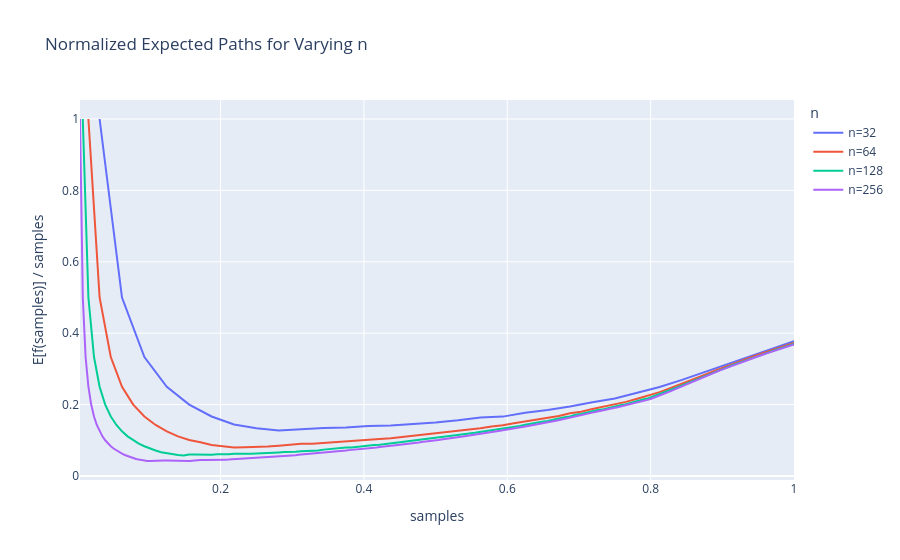

The cell this chart's notebook holds for it:
### Code cell
import random

random.seed(0)


def random_functional_graph(n):
    return [random.randrange(n) for _ in range(n)]


def orbit_path(start, nxt, alive):
    seen = {}
    path = []
    cur = start
    while alive[cur] and cur not in seen:
        seen[cur] = len(path)
        path.append(cur)
        cur = nxt[cur]
    return path


# seems like this really is the best sampling scheme (althrough the specific implementation could be optimized) the only thing to consider is balance of path lengths
# TODO: this could be proven to be optimal by taking a theoretical optimal bound and showing that this scheme achieves it
#   - althrough i cannot find a fine closed form for the plot in terms of s, n
def greedy_longest_paths(nxt):
    n = len(nxt)
    alive = [True] * n
    remaining = n
    path_lengths = []

    while remaining > 0:
        best_path = None
        best_len = -1
        for s in range(n):
            if not alive[s]:
                continue
            p = orbit_path(s, nxt, alive)
            if len(p) > best_len:
                best_len = len(p)
                best_path = p

        for v in best_path:
            if alive[v]:
                alive[v] = False
                remaining -= 1

        path_lengths.append(len(best_path))
    return path_lengths


def f_from_lengths(path_lengths, n):
    vals = [0] * (n + 1)
    total = 0
    prev = 1
    for i, L in enumerate(path_lengths, start=1):
        total += L
        upto = min(total, n)
        for s in range(prev, upto + 1):
            vals[s] = i
        prev = upto + 1
        if prev > n:
            break
    return vals


def expected_ratio(n=1000, trials=100):
    acc = [0.0] * (n + 1)
    for _ in range(trials):
        nxt = random_functional_graph(n)
        lengths = greedy_longest_paths(nxt)
        vals = f_from_lengths(lengths, n)
        for i in range(1, n + 1):
            acc[i] += vals[i] / i
    return [x / trials for x in acc]


# plot with varing n and plotly
import plotly.graph_objects as go


def plot_expected_ratios(n_values, trials=100):
    fig = go.Figure()
    for n in n_values:
        ratio = expected_ratio(n, trials)
        fig.add_trace(
            go.Scatter(
                x=[i / n for i in range(1, n + 1)],
                y=ratio[1:],
                mode="lines",
                name=f"n={n}",
            )
        )
    fig.update_layout(
        title="Normalized Expected Paths for Varying n",
        xaxis_title="samples",
        yaxis_title="E[f(samples)] / samples",
        legend_title="n",
    )
    fig.show()


n_values = [32, 64, 128, 256]
plot_expected_ratios(n_values, trials=100)

### Figure 1 — Plotly figure (JSON) as saved in the notebook; plotly's stock layout.template omitted (floating-point values rounded to 4 significant figures; data arrays with more than 128 entries replaced by an {"elided": "..."} marker saying what was removed)
{"data": [{"mode": "lines", "name": "n=32", "type": "scatter", "x": [0.03125, 0.0625, 0.09375, 0.125, 0.1562, 0.1875, 0.2188, 0.25, 0.2812, 0.3125, 0.3438, 0.375, 0.4062, 0.4375, 0.4688, 0.5, 0.5312, 0.5625, 0.5938, 0.625, 0.6562, 0.6875, 0.7188, 0.75, 0.7812, 0.8125, 0.8438, 0.875, 0.9062, 0.9375, 0.9688, 1], "y": [1, 0.5, 0.3333, 0.25, 0.2, 0.1667, 0.1443, 0.1338, 0.1278, 0.132, 0.1345, 0.1358, 0.14, 0.1414, 0.1453, 0.15, 0.1559, 0.1639, 0.1663, 0.177, 0.1848, 0.1945, 0.2065, 0.2171, 0.2332, 0.2492, 0.2693, 0.2911, 0.3145, 0.3363, 0.3577, 0.3778]}, {"mode": "lines", "name": "n=64", "type": "scatter", "x": [0.01562, 0.03125, 0.04688, 0.0625, 0.07812, 0.09375, 0.1094, 0.125, 0.1406, 0.1562, 0.1719, 0.1875, 0.2031, 0.2188, 0.2344, 0.25, 0.2656, 0.2812, 0.2969, 0.3125, 0.3281, 0.3438, 0.3594, 0.375, 0.3906, 0.4062, 0.4219, 0.4375, 0.4531, 0.4688, 0.4844, 0.5, 0.5156, 0.5312, 0.5469, 0.5625, 0.5781, 0.5938, 0.6094, 0.625, 0.6406, 0.6562, 0.6719, 0.6875, 0.7031, 0.7188, 0.7344, 0.75, 0.7656, 0.7812, 0.7969, 0.8125, 0.8281, 0.8438, 0.8594, 0.875, 0.8906, 0.9062, 0.9219, 0.9375, 0.9531, 0.9688, 0.9844, 1], "y": [1, 0.5, 0.3333, 0.25, 0.2, 0.1667, 0.1429, 0.125, 0.1111, 0.101, 0.09455, 0.08667, 0.08308, 0.08, 0.08067, 0.08125, 0.08235, 0.085, 0.08737, 0.0905, 0.09048, 0.09227, 0.09609, 0.09667, 0.0996, 0.1004, 0.1033, 0.1057, 0.1093, 0.1133, 0.1158, 0.1191, 0.1221, 0.1262, 0.1297, 0.1339, 0.1389, 0.1424, 0.1479, 0.1528, 0.1571, 0.1633, 0.1681, 0.1759, 0.1802, 0.1876, 0.1936, 0.2004, 0.2076, 0.2166, 0.2249, 0.2348, 0.2466, 0.2581, 0.2711, 0.283, 0.2954, 0.3076, 0.3193, 0.3307, 0.3416, 0.3523, 0.3625, 0.3725]}, {"mode": "lines", "name": "n=128", "type": "scatter", "x": [0.007812, 0.01562, 0.02344, 0.03125, 0.03906, 0.04688, 0.05469, 0.0625, 0.07031, 0.07812, 0.08594, 0.09375, 0.1016, 0.1094, 0.1172, 0.125, 0.1328, 0.1406, 0.1484, 0.1562, 0.1641, 0.1719, 0.1797, 0.1875, 0.1953, 0.2031, 0.2109, 0.2188, 0.2266, 0.2344, 0.2422, 0.25, 0.2578, 0.2656, 0.2734, 0.2812, 0.2891, 0.2969, 0.3047, 0.3125, 0.3203, 0.3281, 0.3359, 0.3438, 0.3516, 0.3594, 0.3672, 0.375, 0.3828, 0.3906, 0.3984, 0.4062, 0.4141, 0.4219, 0.4297, 0.4375, 0.4453, 0.4531, 0.4609, 0.4688, 0.4766, 0.4844, 0.4922, 0.5, 0.5078, 0.5156, 0.5234, 0.5312, 0.5391, 0.5469, 0.5547, 0.5625, 0.5703, 0.5781, 0.5859, 0.5938, 0.6016, 0.6094, 0.6172, 0.625, 0.6328, 0.6406, 0.6484, 0.6562, 0.6641, 0.6719, 0.6797, 0.6875, 0.6953, 0.7031, 0.7109, 0.7188, 0.7266, 0.7344, 0.7422, 0.75, 0.7578, 0.7656, 0.7734, 0.7812, 0.7891, 0.7969, 0.8047, 0.8125, 0.8203, 0.8281, 0.8359, 0.8438, 0.8516, 0.8594, 0.8672, 0.875, 0.8828, 0.8906, 0.8984, 0.9062, 0.9141, 0.9219, 0.9297, 0.9375, 0.9453, 0.9531, 0.9609, 0.9688, 0.9766, 0.9844, 0.9922, 1], "y": [1, 0.5, 0.3333, 0.25, 0.2, 0.1667, 0.1429, 0.125, 0.1111, 0.1, 0.09091, 0.08333, 0.07692, 0.07143, 0.06667, 0.06375, 0.06059, 0.05889, 0.05737, 0.0605, 0.06048, 0.05955, 0.0587, 0.05958, 0.0608, 0.06038, 0.06111, 0.06214, 0.06172, 0.06167, 0.06226, 0.06313, 0.06333, 0.06412, 0.06429, 0.06611, 0.06703, 0.06684, 0.06821, 0.06925, 0.06951, 0.07024, 0.0714, 0.07386, 0.07556, 0.07783, 0.07894, 0.08, 0.07959, 0.0818, 0.08412, 0.08596, 0.08679, 0.08778, 0.09018, 0.09196, 0.09333, 0.09534, 0.09729, 0.09917, 0.1003, 0.1018, 0.1041, 0.1073, 0.1089, 0.1092, 0.1121, 0.1147, 0.1167, 0.1189, 0.1208, 0.1231, 0.1259, 0.1286, 0.1303, 0.1328, 0.1361, 0.1382, 0.1403, 0.1433, 0.1467, 0.1487, 0.1522, 0.1543, 0.158, 0.1609, 0.1646, 0.1668, 0.1716, 0.1736, 0.178, 0.1803, 0.1848, 0.1872, 0.1915, 0.1937, 0.1985, 0.201, 0.2059, 0.209, 0.2141, 0.2181, 0.2239, 0.2287, 0.235, 0.2408, 0.2473, 0.2534, 0.26, 0.2665, 0.2732, 0.2796, 0.286, 0.2923, 0.2984, 0.3045, 0.3104, 0.3163, 0.322, 0.3277, 0.3332, 0.3387, 0.3441, 0.3494, 0.3546, 0.3597, 0.3647, 0.3697]}, {"mode": "lines", "name": "n=256", "type": "scatter", "x": {"elided": "256 float values"}, "y": {"elided": "256 float values"}}], "layout": {"legend": {"title": {"text": "n"}}, "title": {"text": "Normalized Expected Paths for Varying n"}, "xaxis": {"title": {"text": "samples"}}, "yaxis": {"title": {"text": "E[f(samples)] / samples"}}}}
